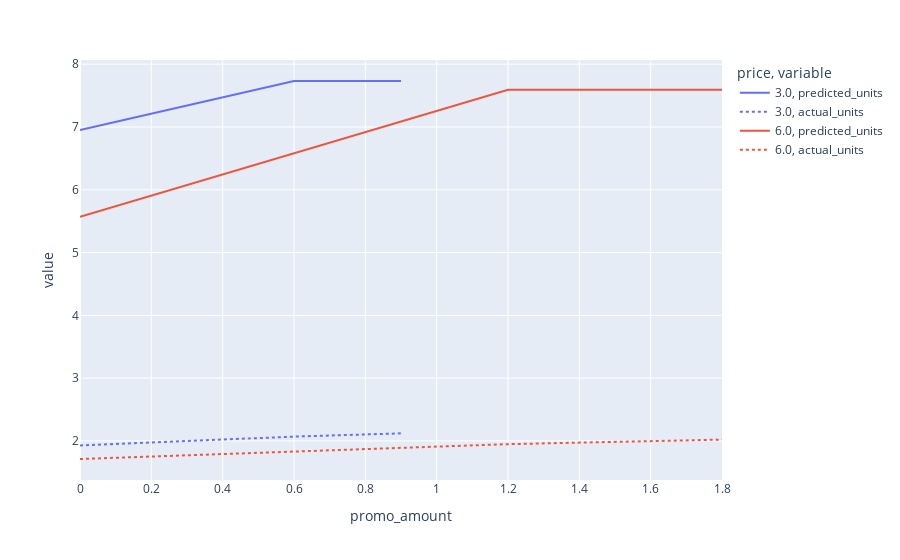

The notebook cell saved with this chart:
### Code cell
px.line(data_frame = df_sim42, x = 'promo_amount', y = 'value', line_dash = 'variable', color = 'price')#, facet_row = 'price')
